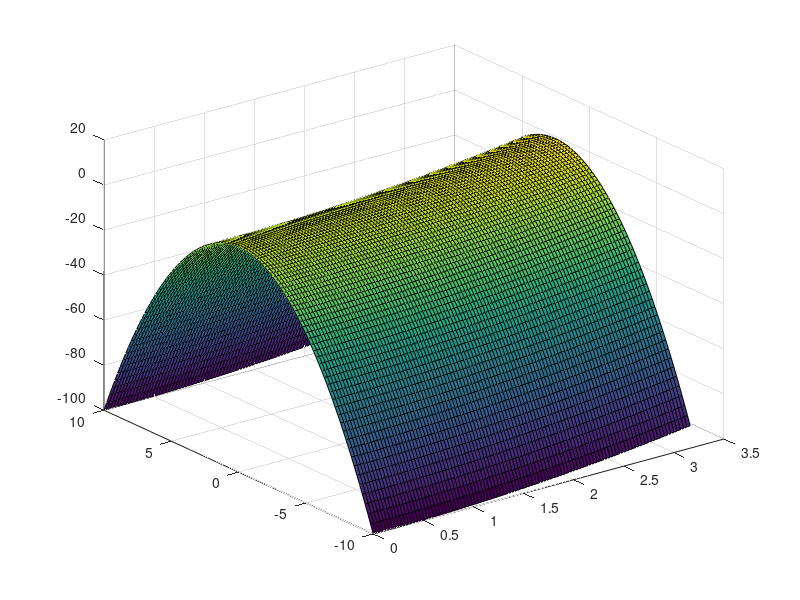

MATLAB code for this plot:
Xaxis = linspace(0, sqrt(10), 100); 
Yaxis = linspace(-10, 10, 100);
[X, Y] = meshgrid(Xaxis, Yaxis);
Z = X.^2 - Y.^2; 
surf(X, Y, Z)